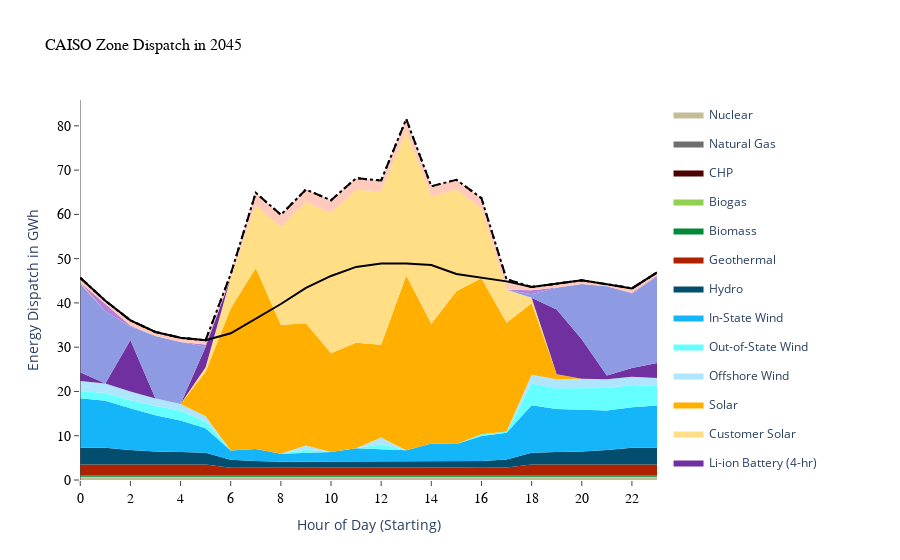

Write notebook code for a chart like this one.
### Code cell
#Define zone here as well please
dispatch_plot_from_raw_results(case_path, rep_periods, zone=zone)

### Figure 1 — Plotly figure (JSON) as saved in the notebook; plotly's stock layout.template omitted (floating-point values rounded to 4 significant figures)
{"data": [{"fillcolor": "#C4BD97", "fillpattern": {"shape": ""}, "hovertemplate": "Resource=Nuclear<br>Hour=%{x}<br>Provide Power (MW)=%{y}<extra></extra>", "legendgroup": "Nuclear", "line": {"color": "#C4BD97", "width": 0}, "marker": {"symbol": "circle"}, "mode": "lines", "name": "Nuclear", "orientation": "v", "showlegend": true, "stackgroup": "1", "type": "scatter", "x": [0, 1, 2, 3, 4, 5, 6, 7, 8, 9, 10, 11, 12, 13, 14, 15, 16, 17, 18, 19, 20, 21, 22, 23], "xaxis": "x", "y": [0.635, 0.635, 0.635, 0.635, 0.635, 0.635, 0.635, 0.635, 0.635, 0.635, 0.635, 0.635, 0.635, 0.635, 0.635, 0.635, 0.635, 0.635, 0.635, 0.635, 0.635, 0.635, 0.635, 0.635], "yaxis": "y"}, {"fillcolor": "#6E6E6E", "fillpattern": {"shape": ""}, "hovertemplate": "Resource=Natural Gas<br>Hour=%{x}<br>Provide Power (MW)=%{y}<extra></extra>", "legendgroup": "Natural Gas", "line": {"color": "#6E6E6E", "width": 0}, "marker": {"symbol": "circle"}, "mode": "lines", "name": "Natural Gas", "orientation": "v", "showlegend": true, "stackgroup": "1", "type": "scatter", "x": [0, 1, 2, 3, 4, 5, 6, 7, 8, 9, 10, 11, 12, 13, 14, 15, 16, 17, 18, 19, 20, 21, 22, 23], "xaxis": "x", "y": [0, 0, 0, 0, 0, 0, 0, 0, 0, 0, 0, 0, 0, 0, 0, 0, 0, 0, 0, 0, 0, 0, 0, 0], "yaxis": "y"}, {"fillcolor": "#4C0000", "fillpattern": {"shape": ""}, "hovertemplate": "Resource=CHP<br>Hour=%{x}<br>Provide Power (MW)=%{y}<extra></extra>", "legendgroup": "CHP", "line": {"color": "#4C0000", "width": 0}, "marker": {"symbol": "circle"}, "mode": "lines", "name": "CHP", "orientation": "v", "showlegend": true, "stackgroup": "1", "type": "scatter", "x": [0, 1, 2, 3, 4, 5, 6, 7, 8, 9, 10, 11, 12, 13, 14, 15, 16, 17, 18, 19, 20, 21, 22, 23], "xaxis": "x", "y": [0, 0, 0, 0, 0, 0, 0, 0, 0, 0, 0, 0, 0, 0, 0, 0, 0, 0, 0, 0, 0, 0, 0, 0], "yaxis": "y"}, {"fillcolor": "#92D050", "fillpattern": {"shape": ""}, "hovertemplate": "Resource=Biogas<br>Hour=%{x}<br>Provide Power (MW)=%{y}<extra></extra>", "legendgroup": "Biogas", "line": {"color": "#92D050", "width": 0}, "marker": {"symbol": "circle"}, "mode": "lines", "name": "Biogas", "orientation": "v", "showlegend": true, "stackgroup": "1", "type": "scatter", "x": [0, 1, 2, 3, 4, 5, 6, 7, 8, 9, 10, 11, 12, 13, 14, 15, 16, 17, 18, 19, 20, 21, 22, 23], "xaxis": "x", "y": [0.09781, 0.09781, 0.09781, 0.09781, 0.09781, 0.09781, 0.09781, 0.09781, 0.09781, 0.09781, 0.09781, 0.09781, 0.09781, 0.09781, 0.09781, 0.09781, 0.09781, 0.09781, 0.09781, 0.09781, 0.09781, 0.09781, 0.09781, 0.09781], "yaxis": "y"}, {"fillcolor": "#008A37", "fillpattern": {"shape": ""}, "hovertemplate": "Resource=Biomass<br>Hour=%{x}<br>Provide Power (MW)=%{y}<extra></extra>", "legendgroup": "Biomass", "line": {"color": "#008A37", "width": 0}, "marker": {"symbol": "circle"}, "mode": "lines", "name": "Biomass", "orientation": "v", "showlegend": true, "stackgroup": "1", "type": "scatter", "x": [0, 1, 2, 3, 4, 5, 6, 7, 8, 9, 10, 11, 12, 13, 14, 15, 16, 17, 18, 19, 20, 21, 22, 23], "xaxis": "x", "y": [0.3547, 0.3547, 0.3547, 0.3547, 0.3547, 0.3547, 0.3547, 0.3547, 0.3547, 0.3547, 0.3547, 0.3547, 0.3547, 0.3547, 0.3547, 0.3547, 0.3547, 0.3547, 0.3547, 0.3547, 0.3547, 0.3547, 0.3547, 0.3547], "yaxis": "y"}, {"fillcolor": "#AF2200", "fillpattern": {"shape": ""}, "hovertemplate": "Resource=Geothermal<br>Hour=%{x}<br>Provide Power (MW)=%{y}<extra></extra>", "legendgroup": "Geothermal", "line": {"color": "#AF2200", "width": 0}, "marker": {"symbol": "circle"}, "mode": "lines", "name": "Geothermal", "orientation": "v", "showlegend": true, "stackgroup": "1", "type": "scatter", "x": [0, 1, 2, 3, 4, 5, 6, 7, 8, 9, 10, 11, 12, 13, 14, 15, 16, 17, 18, 19, 20, 21, 22, 23], "xaxis": "x", "y": [2.422, 2.422, 2.422, 2.422, 2.422, 2.422, 1.692, 1.71, 1.692, 1.71, 1.692, 1.71, 1.692, 1.692, 1.692, 1.71, 1.692, 1.71, 2.422, 2.422, 2.422, 2.422, 2.422, 2.422], "yaxis": "y"}, {"fillcolor": "#034E6E", "fillpattern": {"shape": ""}, "hovertemplate": "Resource=Hydro<br>Hour=%{x}<br>Provide Power (MW)=%{y}<extra></extra>", "legendgroup": "Hydro", "line": {"color": "#034E6E", "width": 0}, "marker": {"symbol": "circle"}, "mode": "lines", "name": "Hydro", "orientation": "v", "showlegend": true, "stackgroup": "1", "type": "scatter", "x": [0, 1, 2, 3, 4, 5, 6, 7, 8, 9, 10, 11, 12, 13, 14, 15, 16, 17, 18, 19, 20, 21, 22, 23], "xaxis": "x", "y": [3.782, 3.782, 3.254, 2.913, 2.79, 2.639, 1.818, 1.476, 1.354, 1.354, 1.354, 1.354, 1.354, 1.354, 1.354, 1.354, 1.49, 1.832, 2.654, 2.79, 2.927, 3.269, 3.782, 3.782], "yaxis": "y"}, {"fillcolor": "#15B5F9", "fillpattern": {"shape": ""}, "hovertemplate": "Resource=In-State Wind<br>Hour=%{x}<br>Provide Power (MW)=%{y}<extra></extra>", "legendgroup": "In-State Wind", "line": {"color": "#15B5F9", "width": 0}, "marker": {"symbol": "circle"}, "mode": "lines", "name": "In-State Wind", "orientation": "v", "showlegend": true, "stackgroup": "1", "type": "scatter", "x": [0, 1, 2, 3, 4, 5, 6, 7, 8, 9, 10, 11, 12, 13, 14, 15, 16, 17, 18, 19, 20, 21, 22, 23], "xaxis": "x", "y": [11.17, 10.63, 9.444, 8.212, 7.132, 5.517, 2.087, 2.705, 1.824, 2.006, 2.197, 3.045, 2.786, 2.583, 4.116, 4.003, 5.65, 6.041, 10.7, 9.73, 9.437, 8.921, 9.154, 9.514], "yaxis": "y"}, {"fillcolor": "#66FFFF", "fillpattern": {"shape": ""}, "hovertemplate": "Resource=Out-of-State Wind<br>Hour=%{x}<br>Provide Power (MW)=%{y}<extra></extra>", "legendgroup": "Out-of-State Wind", "line": {"color": "#66FFFF", "width": 0}, "marker": {"symbol": "circle"}, "mode": "lines", "name": "Out-of-State Wind", "orientation": "v", "showlegend": true, "stackgroup": "1", "type": "scatter", "x": [0, 1, 2, 3, 4, 5, 6, 7, 8, 9, 10, 11, 12, 13, 14, 15, 16, 17, 18, 19, 20, 21, 22, 23], "xaxis": "x", "y": [1.621, 1.729, 1.822, 2.059, 2.268, 1.471, 0, 0, 0, 0.696, 0, 0, 1.157, 0, 0, 0, 0.3924, 0.2808, 4.924, 4.713, 4.943, 5.075, 5.021, 4.455], "yaxis": "y"}, {"fillcolor": "#B0E6FD", "fillpattern": {"shape": ""}, "hovertemplate": "Resource=Offshore Wind<br>Hour=%{x}<br>Provide Power (MW)=%{y}<extra></extra>", "legendgroup": "Offshore Wind", "line": {"color": "#B0E6FD", "width": 0}, "marker": {"symbol": "circle"}, "mode": "lines", "name": "Offshore Wind", "orientation": "v", "showlegend": true, "stackgroup": "1", "type": "scatter", "x": [0, 1, 2, 3, 4, 5, 6, 7, 8, 9, 10, 11, 12, 13, 14, 15, 16, 17, 18, 19, 20, 21, 22, 23], "xaxis": "x", "y": [2.286, 2.166, 1.938, 1.694, 1.462, 1.27, 0, 0, 0, 0.9594, 0, 0, 1.519, 0, 0, 0, 0, 0, 1.999, 1.999, 2.039, 1.959, 1.851, 1.779], "yaxis": "y"}, {"fillcolor": "#FFAF00", "fillpattern": {"shape": ""}, "hovertemplate": "Resource=Solar<br>Hour=%{x}<br>Provide Power (MW)=%{y}<extra></extra>", "legendgroup": "Solar", "line": {"color": "#FFAF00", "width": 0}, "marker": {"symbol": "circle"}, "mode": "lines", "name": "Solar", "orientation": "v", "showlegend": true, "stackgroup": "1", "type": "scatter", "x": [0, 1, 2, 3, 4, 5, 6, 7, 8, 9, 10, 11, 12, 13, 14, 15, 16, 17, 18, 19, 20, 21, 22, 23], "xaxis": "x", "y": [0, 0, 0, 0, 0, 10.02, 32.03, 40.93, 29.03, 27.6, 22.27, 23.8, 20.97, 39.46, 27.04, 34.48, 35.28, 24.57, 16.12, 1.124, 0, 0, 0, 0], "yaxis": "y"}, {"fillcolor": "#FFDE86", "fillpattern": {"shape": ""}, "hovertemplate": "Resource=Customer Solar<br>Hour=%{x}<br>Provide Power (MW)=%{y}<extra></extra>", "legendgroup": "Customer Solar", "line": {"color": "#FFDE86", "width": 0}, "marker": {"symbol": "circle"}, "mode": "lines", "name": "Customer Solar", "orientation": "v", "showlegend": true, "stackgroup": "1", "type": "scatter", "x": [0, 1, 2, 3, 4, 5, 6, 7, 8, 9, 10, 11, 12, 13, 14, 15, 16, 17, 18, 19, 20, 21, 22, 23], "xaxis": "x", "y": [0, 0, 0, 0, 0, 1.023, 6.984, 14.09, 22.15, 27.41, 31.73, 34.6, 34.65, 32.65, 28.73, 23.0, 15.76, 7.458, 1.272, 0, 0, 0, 0, 0], "yaxis": "y"}, {"fillcolor": "#7030A0", "fillpattern": {"shape": ""}, "hovertemplate": "Resource=Li-ion Battery (4-hr)<br>Hour=%{x}<br>Provide Power (MW)=%{y}<extra></extra>", "legendgroup": "Li-ion Battery (4-hr)", "line": {"color": "#7030A0", "width": 0}, "marker": {"symbol": "circle"}, "mode": "lines", "name": "Li-ion Battery (4-hr)", "orientation": "v", "showlegend": true, "stackgroup": "1", "type": "scatter", "x": [0, 1, 2, 3, 4, 5, 6, 7, 8, 9, 10, 11, 12, 13, 14, 15, 16, 17, 18, 19, 20, 21, 22, 23], "xaxis": "x", "y": [1.977, 0, 11.66, 0, 0, 4.664, 0, 0, 0, 0, 0, 0, 0, 0, 0, 0, 0, 0, 0, 14.63, 8.965, 0.8717, 1.96, 3.412], "yaxis": "y"}, {"fillcolor": "#8E9BE3", "fillpattern": {"shape": ""}, "hovertemplate": "Resource=Li-ion Battery (8-hr)<br>Hour=%{x}<br>Provide Power (MW)=%{y}<extra></extra>", "legendgroup": "Li-ion Battery (8-hr)", "line": {"color": "#8E9BE3", "width": 0}, "marker": {"symbol": "circle"}, "mode": "lines", "name": "Li-ion Battery (8-hr)", "orientation": "v", "showlegend": true, "stackgroup": "1", "type": "scatter", "x": [0, 1, 2, 3, 4, 5, 6, 7, 8, 9, 10, 11, 12, 13, 14, 15, 16, 17, 18, 19, 20, 21, 22, 23], "xaxis": "x", "y": [19.97, 16.28, 3.036, 14.12, 14.02, 0, 0, 0, 0, 0, 0, 0, 0, 0, 0, 0, 0, 0, 0.7899, 4.907, 12.44, 20.14, 16.82, 19.66], "yaxis": "y"}, {"fillcolor": "#FF9F88", "fillpattern": {"shape": ""}, "hovertemplate": "Resource=Long Duration Storage<br>Hour=%{x}<br>Provide Power (MW)=%{y}<extra></extra>", "legendgroup": "Long Duration Storage", "line": {"color": "#FF9F88", "width": 0}, "marker": {"symbol": "circle"}, "mode": "lines", "name": "Long Duration Storage", "orientation": "v", "showlegend": true, "stackgroup": "1", "type": "scatter", "x": [0, 1, 2, 3, 4, 5, 6, 7, 8, 9, 10, 11, 12, 13, 14, 15, 16, 17, 18, 19, 20, 21, 22, 23], "xaxis": "x", "y": [0.308, 0, 0, 0, 0, 0, 0, 0, 0, 0, 0, 0, 0, 0, 0, 0, 0, 0, 0, 0, 0, 0.04, 0, 0.2], "yaxis": "y"}, {"fillcolor": "#B381D9", "fillpattern": {"shape": ""}, "hovertemplate": "Resource=Pumped Hydro Storage<br>Hour=%{x}<br>Provide Power (MW)=%{y}<extra></extra>", "legendgroup": "Pumped Hydro Storage", "line": {"color": "#B381D9", "width": 0}, "marker": {"symbol": "circle"}, "mode": "lines", "name": "Pumped Hydro Storage", "orientation": "v", "showlegend": true, "stackgroup": "1", "type": "scatter", "x": [0, 1, 2, 3, 4, 5, 6, 7, 8, 9, 10, 11, 12, 13, 14, 15, 16, 17, 18, 19, 20, 21, 22, 23], "xaxis": "x", "y": [0, 1.71, 0.2539, 0, 0, 0.5186, 0, 0, 0, 0, 0, 0, 0, 0, 0, 0, 0, 0, 0.8859, 0.08309, 0, 0, 0.2093, 0], "yaxis": "y"}, {"fillcolor": "#FFC9BB", "fillpattern": {"shape": ""}, "hovertemplate": "Resource=Imports<br>Hour=%{x}<br>Provide Power (MW)=%{y}<extra></extra>", "legendgroup": "Imports", "line": {"color": "#FFC9BB", "width": 0}, "marker": {"symbol": "circle"}, "mode": "lines", "name": "Imports", "orientation": "v", "showlegend": true, "stackgroup": "1", "type": "scatter", "x": [0, 1, 2, 3, 4, 5, 6, 7, 8, 9, 10, 11, 12, 13, 14, 15, 16, 17, 18, 19, 20, 21, 22, 23], "xaxis": "x", "y": [1.064, 0.6901, 1.142, 0.9189, 0.9317, 0.9435, 0.8015, 2.901, 2.763, 2.793, 2.855, 2.587, 2.434, 2.719, 2.328, 2.187, 2.302, 2.37, 0.7362, 0.7991, 0.8404, 0.4396, 0.9609, 0.5721], "yaxis": "y"}, {"hovertemplate": "HOURS=%{x}<br>CAISO=%{y}<extra></extra>", "legendgroup": "", "line": {"color": "black", "dash": "solid"}, "marker": {"symbol": "circle"}, "mode": "lines", "name": "Load", "orientation": "v", "showlegend": true, "type": "scatter", "x": [0, 1, 2, 3, 4, 5, 6, 7, 8, 9, 10, 11, 12, 13, 14, 15, 16, 17, 18, 19, 20, 21, 22, 23], "xaxis": "x", "y": [45.69, 40.49, 36.06, 33.43, 32.12, 31.58, 33.15, 36.46, 39.76, 43.41, 46.09, 48.13, 48.89, 48.88, 48.58, 46.53, 45.75, 44.87, 43.6, 44.29, 45.1, 44.23, 43.27, 46.88], "yaxis": "y"}, {"hovertemplate": "HOURS=%{x}<br>Load Including Charging=%{y}<extra></extra>", "legendgroup": "", "line": {"color": "black", "dash": "dash"}, "marker": {"symbol": "circle"}, "mode": "lines", "name": "Load with charging", "orientation": "v", "showlegend": true, "type": "scatter", "x": [0, 1, 2, 3, 4, 5, 6, 7, 8, 9, 10, 11, 12, 13, 14, 15, 16, 17, 18, 19, 20, 21, 22, 23], "xaxis": "x", "y": [45.69, 40.49, 36.06, 33.43, 32.12, 31.58, 46.5, 64.9, 59.9, 65.61, 63.19, 68.17, 67.65, 81.54, 66.35, 67.82, 63.66, 45.35, 43.6, 44.29, 45.1, 44.23, 43.27, 46.88], "yaxis": "y"}, {"hovertemplate": "HOURS=%{x}<br>Load Including Charging and Exports=%{y}<extra></extra>", "legendgroup": "", "line": {"color": "black", "dash": "dot"}, "marker": {"symbol": "circle"}, "mode": "lines", "name": "Load with charging and exports", "orientation": "v", "showlegend": true, "type": "scatter", "x": [0, 1, 2, 3, 4, 5, 6, 7, 8, 9, 10, 11, 12, 13, 14, 15, 16, 17, 18, 19, 20, 21, 22, 23], "xaxis": "x", "y": [45.69, 40.49, 36.06, 33.43, 32.12, 31.58, 46.5, 64.9, 59.9, 65.61, 63.19, 68.17, 67.65, 81.54, 66.35, 67.82, 63.66, 45.35, 43.6, 44.29, 45.1, 44.23, 43.27, 46.88], "yaxis": "y"}], "layout": {"paper_bgcolor": "white", "plot_bgcolor": "white", "shapes": [{"line": {"color": "black", "width": 0.5}, "type": "line", "x0": 0, "x1": 0, "xref": "x", "y0": 0, "y1": 1, "yref": "paper"}], "title": {"font": {"color": "black", "family": "Arial", "size": 16}, "text": "CAISO Zone Dispatch in 2045"}, "xaxis": {"anchor": "y", "domain": [0, 1], "dtick": 2, "showgrid": false, "tick0": 0, "tickfont": {"color": "black", "family": "Arial", "size": 14}, "ticklen": 5, "tickmode": "linear", "ticks": "outside", "tickwidth": 1, "title": {"text": "Hour of Day (Starting)"}}, "yaxis": {"anchor": "x", "domain": [0, 1], "showgrid": false, "tickfont": {"color": "black", "family": "Arial", "size": 14}, "ticklen": 5, "ticks": "outside", "tickwidth": 1, "title": {"text": "Energy Dispatch in GWh"}}}}
